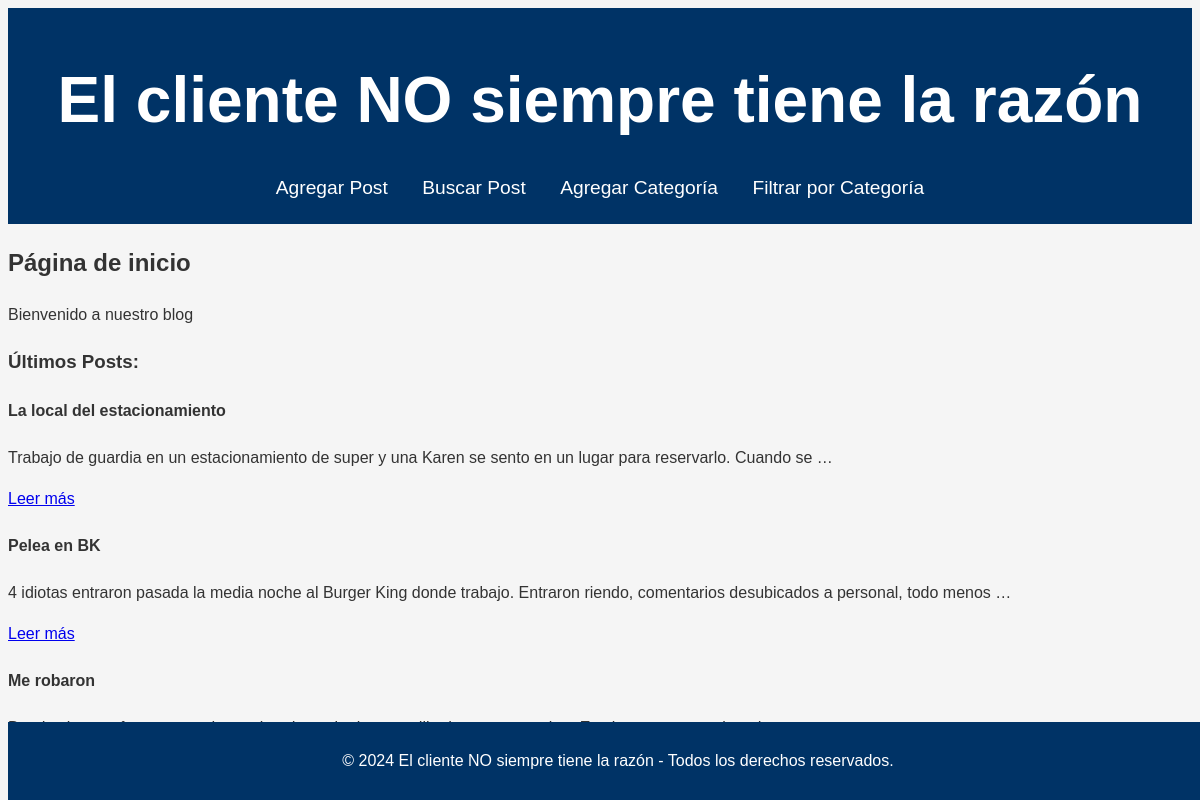
The page / on the database its author committed.
### blog/models.py (models this page shows, shortened)
class Post(models.Model):
    titulo = models.CharField(max_length=50)
    contenido = models.TextField()
    fecha_publicacion = models.DateTimeField(auto_now_add=True)
    categoria = models.ForeignKey(Categoria, on_delete=models.CASCADE, related_name='posts')

### blog/views.py (the view)
# urls.py: path('', views.inicio, name='inicio'),  # Ruta para la página de inicio
def inicio(request):
    posts = Post.objects.all()
    return render(request, 'blog/inicio.html', {'posts': posts})

### blog/templates/blog/inicio.html
{% extends 'blog/base.html' %}
{% block content %}
<h2>Página de inicio</h2>
<p>Bienvenido a nuestro blog</p>
<h3>Últimos Posts:</h3>
{% for post in posts %}
<div>
    <h4>{{ post.titulo }}</h4>
    <p>{{ post.contenido|truncatewords:20 }}</p>
    <a href="{% url 'ver_post' post.id %}">Leer más</a>
</div>
{% endfor %}
{% endblock %}

### blog/templates/blog/base.html (style rules this page uses)
body { font-family: Arial, sans-serif; background-color: #f5f5f5; color: #333; line-height: 1.6; }

### rows shown on the page
Post: titulo "La local del estacionamiento", contenido "Trabajo de guardia en un estacionamiento de super y una Karen se sento en un lugar para reservarlo. Cuando se …"
Post: titulo "Pelea en BK", contenido "4 idiotas entraron pasada la media noche al Burger King donde trabajo. Entraron riendo, comentarios desubicados a personal, todo menos …"
Post: titulo "Me robaron"
